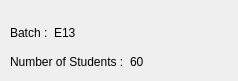
     <widget class="QWidget" name="tab_4">
      <attribute name="title">
       <string>Final Year</string>
      </attribute>
      <widget class="QWidget" name="layoutWidget_3">
       <property name="geometry">
        <rect>
         <x>10</x>
         <y>20</y>
         <width>219</width>
         <height>52</height>
        </rect>
       </property>
       <layout class="QVBoxLayout" name="verticalLayout_31">
        <item>
         <layout class="QHBoxLayout" name="horizontalLayout_79">
          <item>
           <widget class="QLabel" name="label_58">
            <property name="text">
             <string>Batch :</string>
            </property>
           </widget>
          </item>
          <item>
           <widget class="QLabel" name="finalYear">
            <property name="text">
             <string>E13</string>
            </property>
           </widget>
          </item>
          <item>
           <spacer name="horizontalSpacer_62">
            <property name="orientation">
             <enum>Qt::Horizontal</enum>
            </property>
            <property name="sizeHint" stdset="0">
             <size>
              <width>40</width>
              <height>20</height>
             </size>
            </property>
           </spacer>
          </item>
         </layout>
        </item>
        <item>
         <layout class="QHBoxLayout" name="horizontalLayout_80">
          <item>
           <widget class="QLabel" name="label_2">
            <property name="text">
             <string>Number of Students :</string>
            </property>
           </widget>
          </item>
          <item>
           <widget class="QLabel" name="finalYear_noOfStudents">
            <property name="sizePolicy">
             <sizepolicy hsizetype="Fixed" vsizetype="Fixed">
              <horstretch>0</horstretch>
              <verstretch>0</verstretch>
             </sizepolicy>
            </property>
            <property name="text">
             <string>60</string>
            </property>
           </widget>
          </item>
          <item>
           <spacer name="horizontalSpacer_63">
            <property name="orientation">
             <enum>Qt::Horizontal</enum>
            </property>
            <property name="sizeHint" stdset="0">
             <size>
              <width>40</width>
              <height>20</height>
             </size>
            </property>
           </spacer>
          </item>
         </layout>
        </item>
       </layout>
      </widget>
     </widget>
